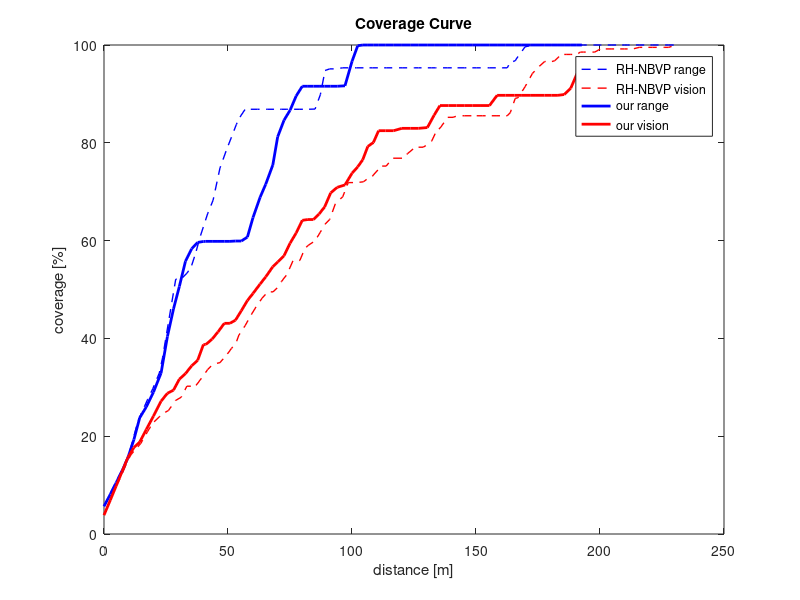

Recreate this plot in MATLAB. (Note: this script raises an error after producing the figure.)
v5 = load('map_2_result_5.mat');
v4 = load('map_2_result_4.mat');
figure('Color','white');
plot(v4.path_length_list, v4.range_coverage_list, 'b--', 'LineWidth', 1);
hold on;
plot(v4.path_length_list, v4.vision_coverage_list, 'r--', 'LineWidth', 1);
plot(v5.path_length_list, v5.range_coverage_list, 'b', 'LineWidth', 2);
plot(v5.path_length_list, v5.vision_coverage_list, 'r', 'LineWidth', 2);
hold off;
title('Coverage Curve');
xlabel('distance [m]');
ylabel('coverage [%]');
legend('RH-NBVP range', 'RH-NBVP vision', 'our range', 'our vision');


%%
t = tiledlayout(2,2);

nexttile(1);
show(v5.omap_local_lidar);
title('Range Coverage');
hold on;
plot(v5.robot_pose_list(:,1), v5.robot_pose_list(:,2), 'r');
hold off;

nexttile(2);
show(v5.omap_local_cam);
title('Vision Coverage');
hold on;
plot(v5.robot_pose_list(:,1), v5.robot_pose_list(:,2), 'r');
hold off;

% nexttile(3);
% imagesc(heat);
% axis equal;
% xlim([0 120]);
% title('Heatmap of Potential Vision Coverage');

nexttile(3, [1 2]);
plot(v5.path_length_list, v5.range_coverage_list, 'b', 'LineWidth', 2);
hold on;
plot(v5.path_length_list, v5.vision_coverage_list, 'r', 'LineWidth', 2);
hold off;
xlim([0 200]);
ylim([0 100]);
title('Coverage Curve');
xlabel('distance [m]');
ylabel('coverage [%]');
legend('range', 'vision');

%%
image_file_name = 'map\map_2.jpg';
pad_meters = 0;
resolution = 4;           % 10 cells per meter ⇒ each cell = 0.1m
map_size = [16, 20];        % map size in meter [y, x]
omap_gt = generate_omap(image_file_name, resolution, pad_meters, map_size); % ground truth map
figure('Color','white');
show(omap_gt);
title('Map2');